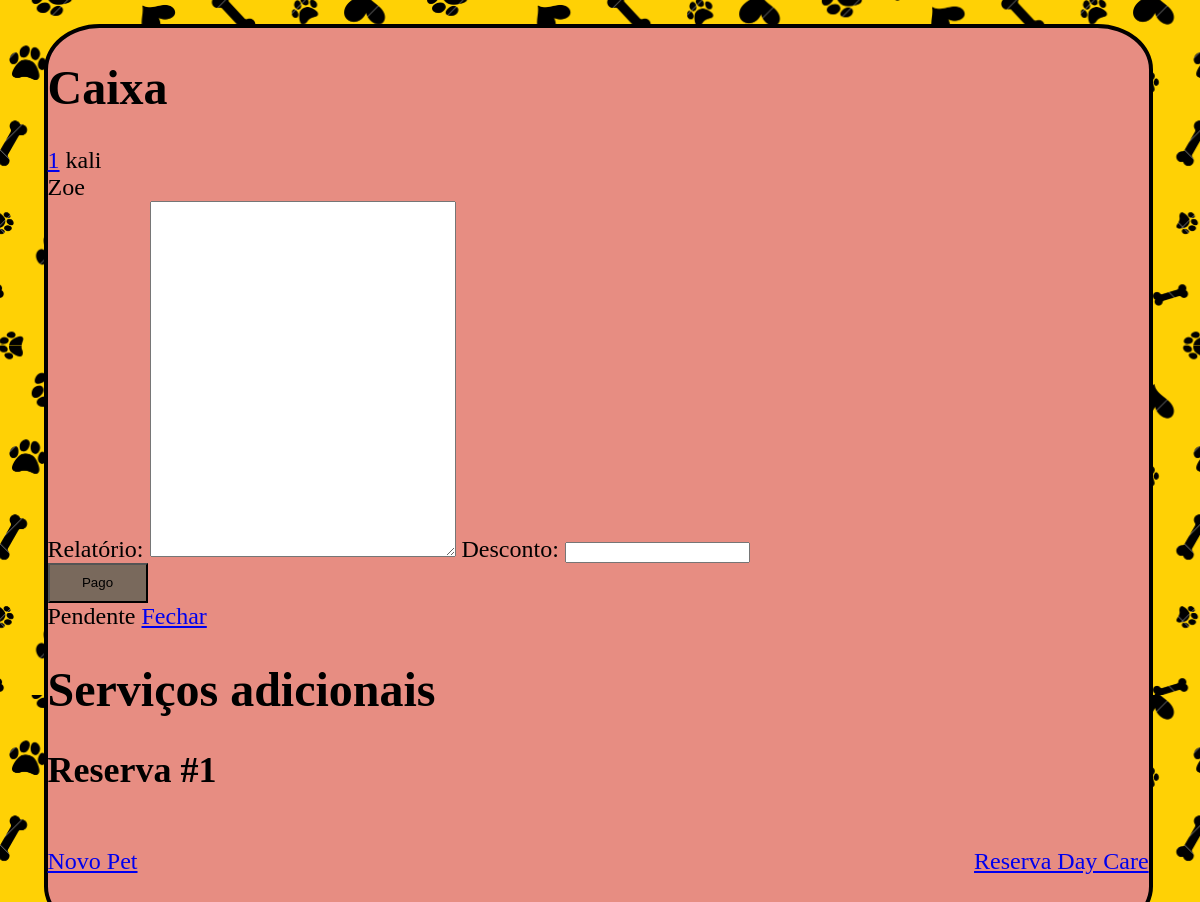
The app's page /caixa/1/ (signed in) with its own data.
### hotel/models.py (models this page shows, shortened)
class Reserva(models.Model):
    pet = models.ForeignKey(FichaDog, on_delete=models.CASCADE)
    num_reserva = models.IntegerField(primary_key=True, editable=False)
    data_entrada = models.DateField()
    data_saida = models.DateField()
    hora_entrada = models.TimeField()
    usuario  = models.ForeignKey(User, on_delete=models.CASCADE)
    HORARIO_CHOICES = (('2x_dia', 'Duas vezes por dia'),('3x_dia', 'Três vezes por dia'),('personalizado', 'Horário personalizado'),)
    horario_alimentacao = models.CharField(max_length=20, choices=HORARIO_CHOICES)
    horario_personalizado = models.CharField(max_length=20, blank=True, null=True)
    instrucoes_medicamentos = models.CharField(max_length=100, blank=True, null=True)
    ACEITAR_CHOICES = (('Sim', 'Duas vezes por dia'),('3x_dia', 'Três vezes por dia'),('personalizado', 'Horário personalizado'),)
    autorizacao_para_cuidados_medicos = models.BooleanField(default=False, choices=[(False, 'Não'), (True, 'Sim')])
    class Meta:
            db_table = 'Reserva_Hotel'

### ficha/models.py (models this page shows, shortened)
class FichaDog(models.Model):
    nome = models.CharField(max_length=100)
    raca = models.CharField(max_length=100)
    idade = models.PositiveIntegerField()
    sexo = models.CharField(max_length=1, choices=(('M', 'Macho'), ('F', 'Fêmea')))
    peso = models.DecimalField(max_digits=5, decimal_places=2)
    tipo_alimentacao = models.CharField(max_length=100)
    restricoes_alimentares = models.CharField(max_length=100, blank=True, null=True)
    nome_tutor = models.CharField(max_length=100,blank=True)
    contato_tutor = models.CharField(max_length=100)
    cpf_tutor = models.PositiveIntegerField()
    endereco = models.TextField(max_length=100)
    veterinario_cao = models.CharField(max_length=100,blank=True, null=True)
    observacoes = models.TextField(blank=True, null=True)
    data = models.DateTimeField(auto_now_add=True)
    class Meta:
            db_table = 'Ficha_Dog'

### caixa/views.py (the view)
# urls.py: path('', include('caixa.urls')),
@login_required(login_url="/auth/login/")
def caixa(request, num_reserva):
    reserva_id = request.GET.get('num_reserva')
    reserva = Reserva.objects.get(pk=num_reserva)
    nome = reserva.pet.nome
    usuario = request.user.username
    if request.method == 'POST':
        reserva.pago = True
        context = {
        'reserva': reserva,
        }
        return render(request, 'caixa.html', {'reserva': reserva, 'animal': nome, 'usuario': usuario})
    else:
        context = {'reserva': reserva, 'nome': nome, 'usuario': usuario}
        return render(request, 'caixa.html', context)

### caixa/templates/caixa.html (shortened to what this page needs)
<!DOCTYPE html>
<html>
  <head>
    {% load static %}
    <link rel="stylesheet" type="text/css" href="{% static 'css/style_caixa2.css' %}">
  </head>
  <body>
    <div class="form">
      <h1>Caixa</h1>
      <tr>
        <td class='num'><a href="#">{{ reserva.num_reserva }}</a></td>
        <td class='nome'>{{ reserva.pet.nome}}</td><br>
        <td class='nome'>{{ usuario}}</td>
      </tr>
      <form action="caixa" method="post">
        <label>Relatório:</label>
        <textarea class='relatorio' type="text" name="relatorio_estadia"></textarea>
        <label>Desconto:</label>
        <input type="number" name="desconto"><br>
        <input class="butao" type="submit" value="Pago">
        {% if reserva.pago %}
          <span class="badge badge-success">Pago</span>
        {% else %}
          <span class="badge badge-danger">Pendente</span>
          <a href="{% url 'caixa:caixa' num_reserva=reserva.pk %}" class="btn btn-primary">Fechar</a>
        {% endif %}
    </form>
        <h1>Serviços adicionais</h1>
        <h2>Reserva #{{ reserva.pk }}</h2>
        <div class="alinha">
          <a href="{% url 'ficha:ficha' %}">Novo Pet</a>
          <a href="{% url 'reservaday' %}">Reserva Day Care</a>
        </div>
    </div>
  </body>
</html>

### static/css/style_caixa2.css (style rules this page uses)
body { background-image: url('/static/img/fundo.png'); }
.form { height: 900px; border: 4px solid black; width: 93%; margin-left: 3%; margin-top: 2%; margin-bottom: 5%; background-color: rgb(231, 141, 130); border-radius: 5%; flex-direction: column; font-size: x-large; }
.butao { display: flex; align-items: center; justify-content: center; height: 40px; width: 100px; background-color: rgb(121,105, 92); cursor:pointer; }
.relatorio { min-height: 350px; resize: vertical; min-width: 300px; }
.alinha { display: flex; flex-direction: row; justify-content:space-between; }

### records on screen
Reserva: num_reserva "1", pet.nome "kali", pk "1"

### other values on screen
{{ usuario }} "Zoe"
